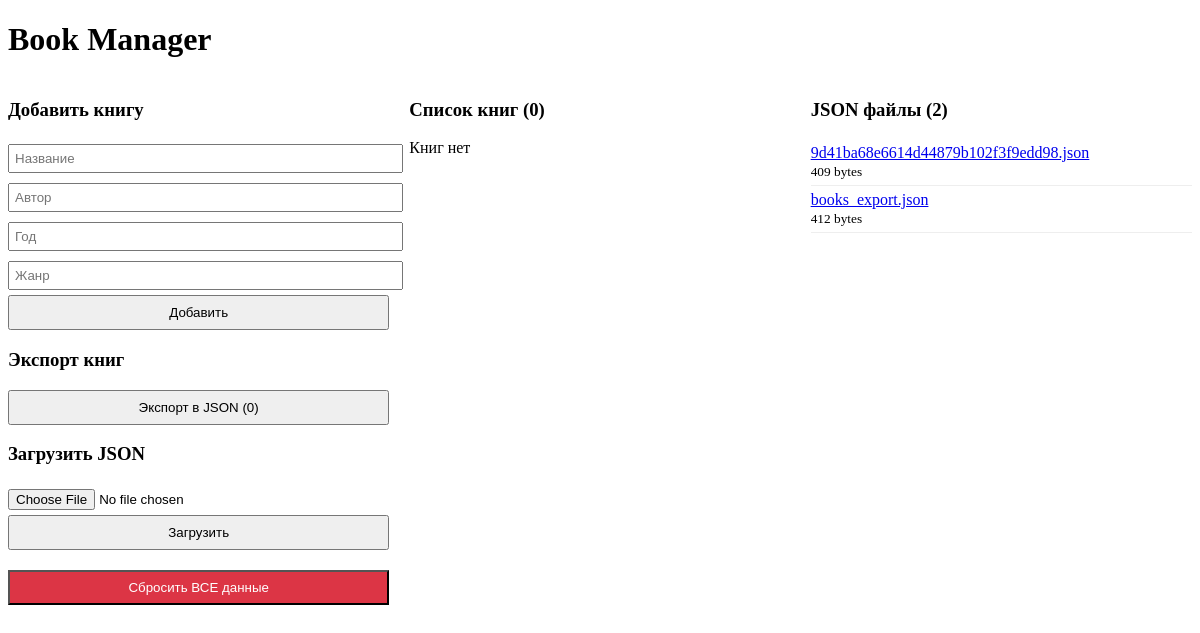
The app's page /, older data.
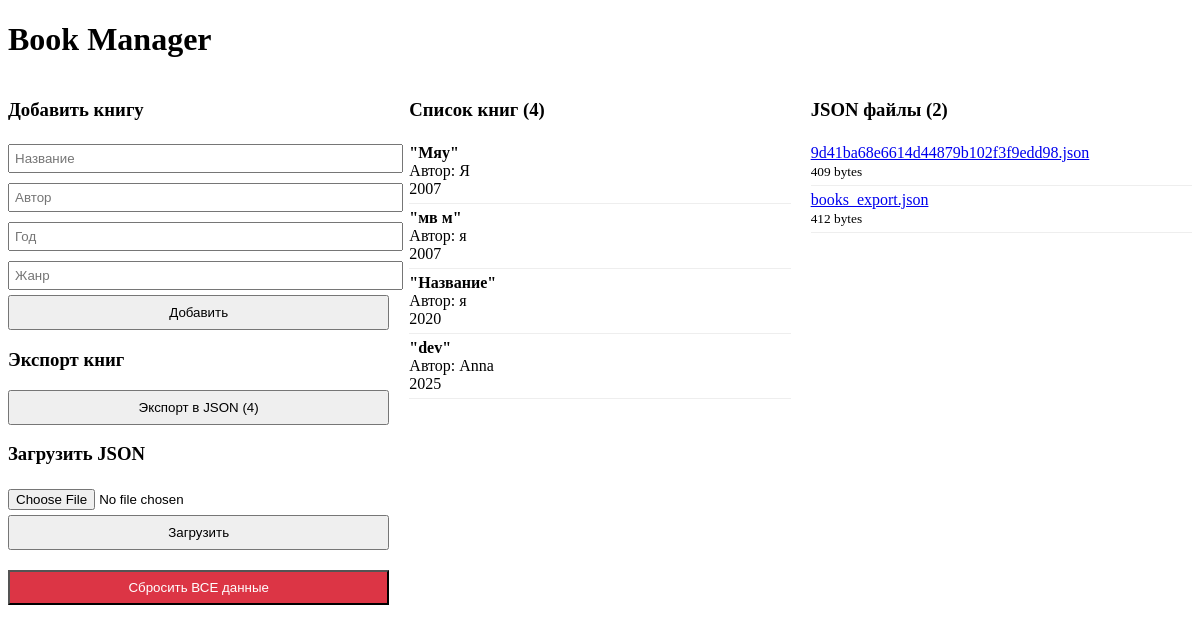
The same page, newer data.
### books/models.py (models this page shows)
class Book(models.Model):
    title = models.CharField(max_length=200)
    author = models.CharField(max_length=100)
    year = models.CharField(max_length=4)
    janr = models.CharField(max_length=100)

### books/views.py (the view, shortened to what this page needs)
# urls.py: path('', views.home, name='home'),
def home(request):
    files_dir = os.path.join(settings.MEDIA_ROOT, 'json_files')
    os.makedirs(files_dir, exist_ok=True)
    json_files = []
    if os.path.exists(files_dir):  # Проверка существования папки
        for f in os.listdir(files_dir):
            if f.endswith('.json'):  # Фильтрация только JSON файлов
                filepath = os.path.join(files_dir, f)
                json_files.append({
                    'name': f,
                    'size': os.path.getsize(filepath),
                })
    return render(request, 'books/home.html', {
        'books': Book.objects.all(),
        'json_files': json_files,
    })

### books/templates/books/home.html (shortened to what this page needs)
<!DOCTYPE html>
<html>
<head>
</head>
<body>
    <h1>Book Manager</h1>
    <div style="display: grid; grid-template-columns: 1fr 1fr 1fr; gap: 20px;">
        <div>
            <h3>Добавить книгу</h3>
            <form method="post">
                <input type="text" name="title" placeholder="Название" required style="width: 100%; margin: 5px 0; padding: 5px;"><br>
                <input type="text" name="author" placeholder="Автор" required style="width: 100%; margin: 5px 0; padding: 5px;"><br>
                <input type="text" name="year" placeholder="Год" required style="width: 100%; margin: 5px 0; padding: 5px;"><br>
                <input type="text" name="janr" placeholder="Жанр" required style="width: 100%; margin: 5px 0; padding: 5px;"><br>
                <button type="submit" style="width: 100%; padding: 8px;">Добавить</button>
            </form>
            <h3>Экспорт книг</h3>
            <form method="post">
                <button type="submit" name="export" style="width: 100%; padding: 8px;">
                    Экспорт в JSON ({{ books.count }})
                </button>
            </form>
            <h3>Загрузить JSON</h3>
            <form method="post" enctype="multipart/form-data">
                <input type="file" name="json_file" accept=".json" required style="width: 100%; margin: 5px 0;">
                <button type="submit" style="width: 100%; padding: 8px;">Загрузить</button>
            </form>
        </div>
        <div>
            <h3>Список книг ({{ books.count }})</h3>
            {% if books %}
                {% for book in books %}
                    <div style="border-bottom: 1px solid #eee; padding: 5px 0;">
                        <strong>"{{ book.title }}"</strong><br>
                        Автор: {{ book.author }}<br>
                        {{ book.year }}
                    </div>
                {% endfor %}
            {% else %}
                <p>Книг нет</p>
            {% endif %}
        </div>
        <div>
            <h3>JSON файлы ({{ json_files|length }})</h3>
            {% if json_files %}
                {% for file in json_files %}
                    <div style="border-bottom: 1px solid #eee; padding: 5px 0;">
                        <a href="{% url 'view_json' file.name %}">{{ file.name }}</a><br>
                        <small>{{ file.size }} bytes</small>
                    </div>
                {% endfor %}
            {% else %}
                <p>Файлов нет</p>
            {% endif %}
        </div>
        <form method="post" onsubmit="return confirm('ВНИМАНИЕ! Это удалит ВСЕ книги и ВСЕ JSON файлы. Продолжить?')">
        <button type="submit" name="reset_all" style="width: 100%; padding: 8px; background: #dc3545; color: white;">
            Сбросить ВСЕ данные
        </button>
        </form>
    </div>
</body>
</html>

Row changes from the older to the newer data that the page shows:
added Book: title "Мяу", author "Я", year "2007"
added Book: title "мв м", author "я", year "2007"
added Book: title "Название", author "я", year "2020"
added Book: title "dev", author "Anna", year "2025"
Text that changed along with them:
{{ books.count }}: "0" → "4"
text no longer shown: "Книг нет"
